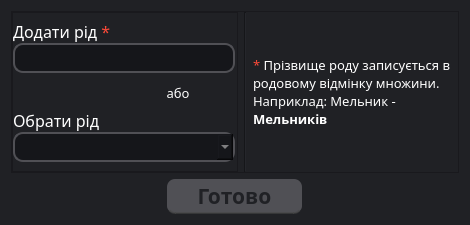
<?xml version="1.0" encoding="UTF-8"?>
<ui version="4.0">
 <class>AddSelectClan</class>
 <widget class="QDialog" name="AddSelectClan">
  <property name="geometry">
   <rect>
    <x>0</x>
    <y>0</y>
    <width>470</width>
    <height>225</height>
   </rect>
  </property>
  <property name="minimumSize">
   <size>
    <width>470</width>
    <height>225</height>
   </size>
  </property>
  <property name="maximumSize">
   <size>
    <width>470</width>
    <height>225</height>
   </size>
  </property>
  <property name="windowTitle">
   <string>Додати/Обрати рід</string>
  </property>
  <property name="windowIcon">
   <iconset>
    <normaloff>Icons/Select.ico</normaloff>Icons/Select.ico</iconset>
  </property>
  <property name="styleSheet">
   <string notr="true">background-color: rgb(32, 33, 37);</string>
  </property>
  <property name="modal">
   <bool>true</bool>
  </property>
  <layout class="QVBoxLayout" name="verticalLayout_2">
   <item>
    <widget class="QFrame" name="main_frame">
     <property name="frameShape">
      <enum>QFrame::StyledPanel</enum>
     </property>
     <property name="frameShadow">
      <enum>QFrame::Raised</enum>
     </property>
     <layout class="QHBoxLayout" name="horizontalLayout_2">
      <property name="leftMargin">
       <number>0</number>
      </property>
      <property name="topMargin">
       <number>0</number>
      </property>
      <property name="rightMargin">
       <number>0</number>
      </property>
      <property name="bottomMargin">
       <number>0</number>
      </property>
      <item>
       <widget class="QFrame" name="frame_left">
        <property name="maximumSize">
         <size>
          <width>226</width>
          <height>16777215</height>
         </size>
        </property>
        <property name="frameShape">
         <enum>QFrame::StyledPanel</enum>
        </property>
        <property name="frameShadow">
         <enum>QFrame::Raised</enum>
        </property>
        <layout class="QVBoxLayout" name="verticalLayout">
         <property name="spacing">
          <number>0</number>
         </property>
         <property name="leftMargin">
          <number>0</number>
         </property>
         <property name="topMargin">
          <number>0</number>
         </property>
         <item>
          <widget class="QLabel" name="label_addClan">
           <property name="font">
            <font>
             <family>Segoe Print</family>
             <pointsize>12</pointsize>
            </font>
           </property>
           <property name="mouseTracking">
            <bool>true</bool>
           </property>
           <property name="styleSheet">
            <string notr="true">color: white;</string>
           </property>
           <property name="text">
            <string>&lt;html&gt;&lt;head/&gt;&lt;body&gt;&lt;p&gt;Додати рід &lt;span style=&quot; color:#fb4938;&quot;&gt;*&lt;/span&gt;&lt;/p&gt;&lt;/body&gt;&lt;/html&gt;</string>
           </property>
           <property name="textFormat">
            <enum>Qt::AutoText</enum>
           </property>
           <property name="alignment">
            <set>Qt::AlignBottom|Qt::AlignLeading|Qt::AlignLeft</set>
           </property>
          </widget>
         </item>
         <item>
          <widget class="QLineEdit" name="lineEdit_addClan">
           <property name="minimumSize">
            <size>
             <width>222</width>
             <height>29</height>
            </size>
           </property>
           <property name="maximumSize">
            <size>
             <width>222</width>
             <height>30</height>
            </size>
           </property>
           <property name="font">
            <font>
             <family>Monotype Corsiva</family>
             <pointsize>14</pointsize>
            </font>
           </property>
           <property name="mouseTracking">
            <bool>false</bool>
           </property>
           <property name="styleSheet">
            <string notr="true">background-color: rgba(21, 22, 26, 255);
color: rgb(190, 190, 190);
border-radius: 10px;
border-bottom: 2px solid rgb(80, 80, 85, 255);
border-right: 2px solid rgb(80, 80, 85, 255);
border-top: 2px solid rgb(80, 80, 85, 255);
border-left: 2px solid rgb(80, 80, 85, 255);</string>
           </property>
           <property name="text">
            <string/>
           </property>
           <property name="cursorMoveStyle">
            <enum>Qt::LogicalMoveStyle</enum>
           </property>
           <property name="clearButtonEnabled">
            <bool>true</bool>
           </property>
          </widget>
         </item>
         <item alignment="Qt::AlignRight|Qt::AlignBottom">
          <widget class="QLabel" name="label_or">
           <property name="minimumSize">
            <size>
             <width>100</width>
             <height>0</height>
            </size>
           </property>
           <property name="font">
            <font>
             <family>Segoe Print</family>
             <pointsize>10</pointsize>
            </font>
           </property>
           <property name="styleSheet">
            <string notr="true">color: white;</string>
           </property>
           <property name="text">
            <string>або</string>
           </property>
           <property name="textFormat">
            <enum>Qt::AutoText</enum>
           </property>
           <property name="alignment">
            <set>Qt::AlignCenter</set>
           </property>
          </widget>
         </item>
         <item>
          <widget class="QLabel" name="label_choiceClan">
           <property name="font">
            <font>
             <family>Segoe Print</family>
             <pointsize>12</pointsize>
            </font>
           </property>
           <property name="styleSheet">
            <string notr="true">color: white;</string>
           </property>
           <property name="text">
            <string>Обрати рід</string>
           </property>
           <property name="textFormat">
            <enum>Qt::AutoText</enum>
           </property>
           <property name="alignment">
            <set>Qt::AlignBottom|Qt::AlignLeading|Qt::AlignLeft</set>
           </property>
          </widget>
         </item>
         <item>
          <widget class="QComboBox" name="comboBox_choiceClan">
           <property name="minimumSize">
            <size>
             <width>222</width>
             <height>30</height>
            </size>
           </property>
           <property name="maximumSize">
            <size>
             <width>222</width>
             <height>30</height>
            </size>
           </property>
           <property name="font">
            <font>
             <family>Monotype Corsiva</family>
             <pointsize>14</pointsize>
            </font>
           </property>
           <property name="styleSheet">
            <string notr="true">background-color: rgba(21, 22, 26, 255);
color: rgb(190, 190, 190);
border-radius: 10px;
border-bottom: 2px solid rgb(80, 80, 85, 255);
border-right: 2px solid rgb(80, 80, 85, 255);
border-top: 2px solid rgb(80, 80, 85, 255);
border-left: 2px solid rgb(80, 80, 85, 255);
selection-background-color: white;
selection-color:rgba(21, 22, 26, 255);
</string>
           </property>
           <item>
            <property name="text">
             <string/>
            </property>
           </item>
           <item>
            <property name="text">
             <string>surname1</string>
            </property>
           </item>
           <item>
            <property name="text">
             <string>surname2</string>
            </property>
           </item>
          </widget>
         </item>
        </layout>
       </widget>
      </item>
      <item>
       <widget class="Line" name="line">
        <property name="minimumSize">
         <size>
          <width>0</width>
          <height>160</height>
         </size>
        </property>
        <property name="styleSheet">
         <string notr="true">Line{
	color: rgb(21, 22, 26);
}</string>
        </property>
        <property name="orientation">
         <enum>Qt::Vertical</enum>
        </property>
       </widget>
      </item>
      <item alignment="Qt::AlignVCenter">
       <widget class="QLabel" name="label_note">
        <property name="font">
         <font>
          <family>Segoe Print</family>
          <pointsize>10</pointsize>
         </font>
        </property>
        <property name="mouseTracking">
         <bool>true</bool>
        </property>
        <property name="styleSheet">
         <string notr="true">color: white;</string>
        </property>
        <property name="text">
         <string>&lt;html&gt;&lt;head/&gt;&lt;body&gt;&lt;p&gt;&lt;span style=&quot; color:#fb4938;&quot;&gt;* &lt;/span&gt;Прізвище роду записується в родовому відмінку множини. Наприклад: Мельник - &lt;span style=&quot; font-weight:600;&quot;&gt;Мельників&lt;/span&gt;&lt;/p&gt;&lt;/body&gt;&lt;/html&gt;</string>
        </property>
        <property name="alignment">
         <set>Qt::AlignBottom|Qt::AlignLeading|Qt::AlignLeft</set>
        </property>
        <property name="wordWrap">
         <bool>true</bool>
        </property>
       </widget>
      </item>
     </layout>
    </widget>
   </item>
   <item alignment="Qt::AlignHCenter">
    <widget class="QPushButton" name="pushButton_done">
     <property name="minimumSize">
      <size>
       <width>135</width>
       <height>35</height>
      </size>
     </property>
     <property name="maximumSize">
      <size>
       <width>135</width>
       <height>35</height>
      </size>
     </property>
     <property name="font">
      <font>
       <family>Segoe Print</family>
       <pointsize>16</pointsize>
       <weight>75</weight>
       <bold>true</bold>
      </font>
     </property>
     <property name="styleSheet">
      <string notr="true">QPushButton {
	text-align: center;
	background-color: rgb(80, 80, 85);
	border-bottom: 2px solid rgba(70, 70, 70, 150);
	border-radius: 8px;
	padding: 5px;
	color: rgb(32, 33, 37);
}

QPushButton:hover {
	background-color: #00c580;
	color: white;
	border: none;
	float: right;
	padding: 5px;
	border-bottom: 2px solid rgba(38, 127, 51, 130);
}

QPushButton:pressed {
	background-color: rgb(0, 136, 86);
}</string>
     </property>
     <property name="text">
      <string>Готово</string>
     </property>
    </widget>
   </item>
  </layout>
 </widget>
 <resources/>
 <connections/>
</ui>
